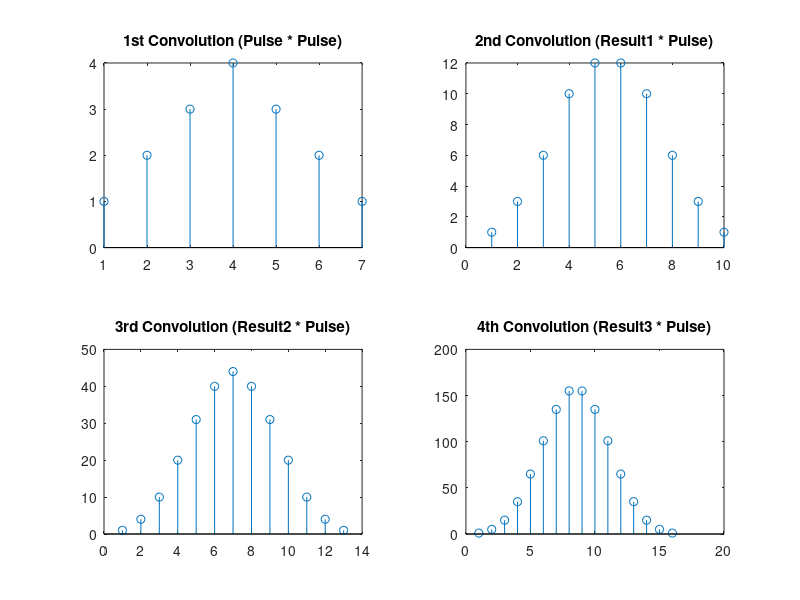

Source code (MATLAB):
unit_pulse = ones(1, 4);

conv1 = conv(unit_pulse, unit_pulse);    
conv2 = conv(conv1, unit_pulse);           
conv3 = conv(conv2, unit_pulse);           
conv4 = conv(conv3, unit_pulse);
figure;

subplot(2,2,1);
stem(conv1);
title('1st Convolution (Pulse * Pulse)');
subplot(2,2,2);
stem(conv2);
title('2nd Convolution (Result1 * Pulse)');
subplot(2,2,3);
stem(conv3);
title('3rd Convolution (Result2 * Pulse)');
subplot(2,2,4);
stem(conv4);
title('4th Convolution (Result3 * Pulse)');
